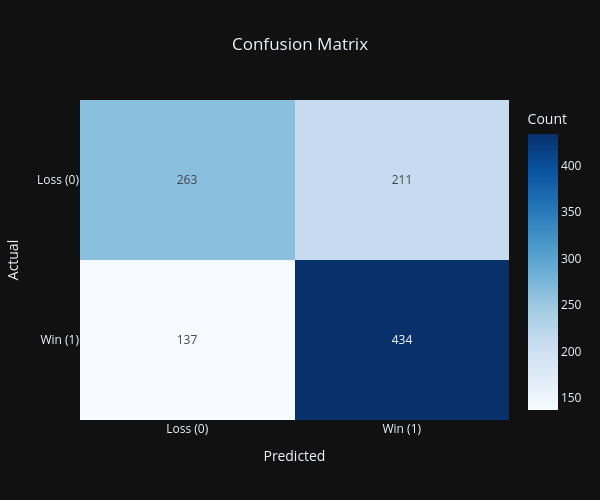

The notebook cell saved with this chart:
### Code cell
y_prob = pipeline.predict_proba(X_test)
acc = accuracy_score(y_test, y_pred)
loss = log_loss(y_test, y_prob)
# 2. Nice Print Out
print("=" * 30)
print(f"   PERFORMANCE METRICS")
print("-" * 30)
print(f"   Accuracy Score: {acc:.4f}")
print(f"   Log Loss:       {loss:.4f}")
print("=" * 30)
# 3. Plot Confusion Matrix
cm = confusion_matrix(y_test, y_pred)
fig = px.imshow(
    cm, 
    text_auto=True, 
    aspect="auto", 
    labels=dict(x="Predicted", y="Actual", color="Count"),
    x=['Loss (0)', 'Win (1)'],
    y=['Loss (0)', 'Win (1)'],
    title="Confusion Matrix",
    color_continuous_scale='Blues'
)
# Styling to match your dashboard
fig.update_layout(
    width=600, 
    height=500, 
    title_x=0.5,
    template="plotly_dark",
)
fig.show()

### Figure 1 — Plotly figure (JSON) as saved in the notebook; plotly's stock layout.template omitted (floating-point values rounded to 4 significant figures)
{"data": [{"coloraxis": "coloraxis", "hovertemplate": "Predicted: %{x}<br>Actual: %{y}<br>Count: %{z}<extra></extra>", "name": "0", "texttemplate": "%{z}", "type": "heatmap", "x": ["Loss (0)", "Win (1)"], "xaxis": "x", "y": ["Loss (0)", "Win (1)"], "yaxis": "y", "z": [[263, 211], [137, 434]]}], "layout": {"coloraxis": {"colorbar": {"title": {"text": "Count"}}, "colorscale": [[0, "rgb(247,251,255)"], [0.125, "rgb(222,235,247)"], [0.25, "rgb(198,219,239)"], [0.375, "rgb(158,202,225)"], [0.5, "rgb(107,174,214)"], [0.625, "rgb(66,146,198)"], [0.75, "rgb(33,113,181)"], [0.875, "rgb(8,81,156)"], [1, "rgb(8,48,107)"]]}, "height": 500, "title": {"text": "Confusion Matrix", "x": 0.5}, "width": 600, "xaxis": {"anchor": "y", "domain": [0, 1], "title": {"text": "Predicted"}}, "yaxis": {"anchor": "x", "autorange": "reversed", "domain": [0, 1], "title": {"text": "Actual"}}}}
